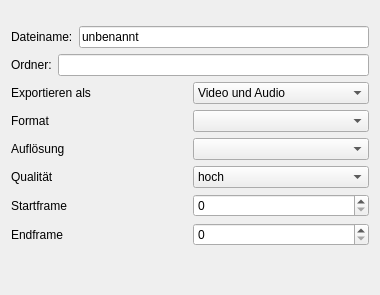
<?xml version="1.0" encoding="UTF-8"?>
<ui version="4.0">
 <class>Dialog</class>
 <widget class="QDialog" name="Dialog">
  <property name="geometry">
   <rect>
    <x>0</x>
    <y>0</y>
    <width>380</width>
    <height>295</height>
   </rect>
  </property>
  <property name="windowTitle">
   <string>Dialog</string>
  </property>
  <layout class="QVBoxLayout" name="verticalLayout">
   <item>
    <layout class="QVBoxLayout" name="verticalLayout_2">
     <item>
      <layout class="QHBoxLayout" name="horizontalLayout">
       <item>
        <widget class="QLabel" name="filename_label">
         <property name="text">
          <string>Dateiname:</string>
         </property>
        </widget>
       </item>
       <item>
        <widget class="QLineEdit" name="filename_edit">
         <property name="text">
          <string>unbenannt</string>
         </property>
        </widget>
       </item>
      </layout>
     </item>
     <item>
      <layout class="QHBoxLayout" name="horizontalLayout_2">
       <item>
        <widget class="QLabel" name="folder_label">
         <property name="text">
          <string>Ordner:</string>
         </property>
        </widget>
       </item>
       <item>
        <widget class="QLineEdit" name="folder_edit"/>
       </item>
      </layout>
     </item>
     <item>
      <layout class="QHBoxLayout" name="horizontalLayout_4">
       <item>
        <widget class="QLabel" name="export_as_label">
         <property name="text">
          <string>Exportieren als</string>
         </property>
        </widget>
       </item>
       <item>
        <widget class="QComboBox" name="export_as_cb">
         <item>
          <property name="text">
           <string>Video und Audio</string>
          </property>
         </item>
         <item>
          <property name="text">
           <string>Nur Audio</string>
          </property>
         </item>
         <item>
          <property name="text">
           <string>Nur Video</string>
          </property>
         </item>
        </widget>
       </item>
      </layout>
     </item>
     <item>
      <layout class="QHBoxLayout" name="horizontalLayout_8">
       <item>
        <widget class="QLabel" name="format_label">
         <property name="text">
          <string>Format</string>
         </property>
        </widget>
       </item>
       <item>
        <widget class="QComboBox" name="format_cb"/>
       </item>
      </layout>
     </item>
     <item>
      <layout class="QHBoxLayout" name="horizontalLayout_3">
       <item>
        <widget class="QLabel" name="resolution_label">
         <property name="text">
          <string>Auflösung</string>
         </property>
        </widget>
       </item>
       <item>
        <widget class="QComboBox" name="size_cb"/>
       </item>
      </layout>
     </item>
     <item>
      <layout class="QHBoxLayout" name="horizontalLayout_9">
       <item>
        <widget class="QLabel" name="quality_label">
         <property name="text">
          <string>Qualität</string>
         </property>
        </widget>
       </item>
       <item>
        <widget class="QComboBox" name="quality_cb">
         <item>
          <property name="text">
           <string>hoch</string>
          </property>
         </item>
         <item>
          <property name="text">
           <string>mittel</string>
          </property>
         </item>
         <item>
          <property name="text">
           <string>niedrig</string>
          </property>
         </item>
        </widget>
       </item>
      </layout>
     </item>
     <item>
      <layout class="QHBoxLayout" name="horizontalLayout_6">
       <item>
        <widget class="QLabel" name="startframe_label">
         <property name="text">
          <string>Startframe</string>
         </property>
        </widget>
       </item>
       <item>
        <widget class="QSpinBox" name="start_sb"/>
       </item>
      </layout>
     </item>
     <item>
      <layout class="QHBoxLayout" name="horizontalLayout_5">
       <item>
        <widget class="QLabel" name="endframe_label">
         <property name="text">
          <string>Endframe</string>
         </property>
        </widget>
       </item>
       <item>
        <widget class="QSpinBox" name="end_sb"/>
       </item>
      </layout>
     </item>
    </layout>
   </item>
   <item>
    <widget class="QDialogButtonBox" name="buttonBox">
     <property name="standardButtons">
      <set>QDialogButtonBox::NoButton</set>
     </property>
    </widget>
   </item>
  </layout>
 </widget>
 <resources/>
 <connections/>
</ui>
